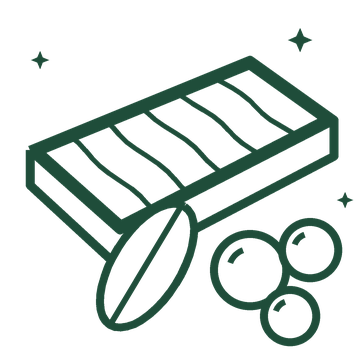
#> input picture assets/ui/start_predio.png, 360 x 360 px
$ python make_start_assets.py
#> lines starting #> are read from the running program, lines starting #| are printed output that depends on the picture
"""
Genera las imágenes de la pantalla de inicio (fondo con color, burbujas de los íconos,
cerebro celeste y su brillo). Se ejecuta en el computador, no en el teléfono:

    python tools/make_start_assets.py
"""
import math
import os
import random

import numpy as np
from PIL import Image, ImageDraw, ImageFilter

UI = os.path.join(os.path.dirname(os.path.dirname(os.path.abspath(__file__))), "assets", "ui")


# [4 lines left out: function tint, not called in this run]


def background(w=824, h=1720):
#> called with w = 824, h = 1720
    y = np.linspace(0, 1, h)[:, None]
    top, mid, bot = np.array((212, 230, 216)), np.array((248, 245, 240)), np.array((240, 210, 216))
    c = np.where(y < .5, top + (mid - top) * (y / .5), mid + (bot - mid) * ((y - .5) / .5))
    bg = Image.fromarray(np.repeat(c[:, None, :], w, axis=1).astype("uint8")).convert("RGBA")
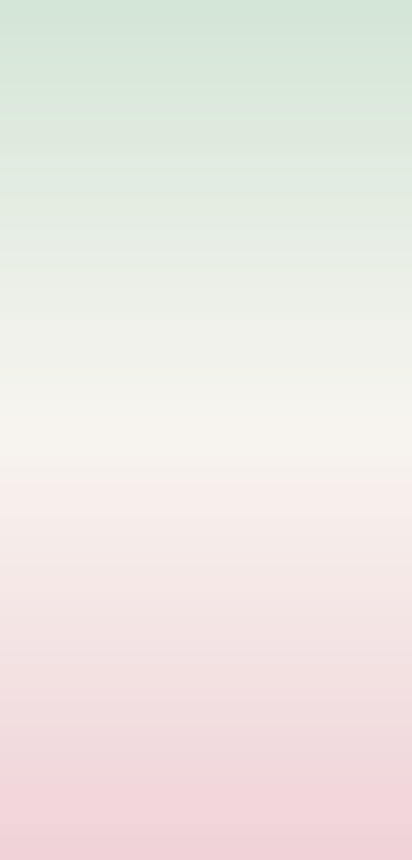
#> bg: PIL image 824x1720 RGBA (shown at 1/2 size); mean R, G, B, A 236.5, 232, 227.5, 255
    pred = Image.open(os.path.join(UI, "start_predio.png")).convert("RGBA").resize((440, 440))
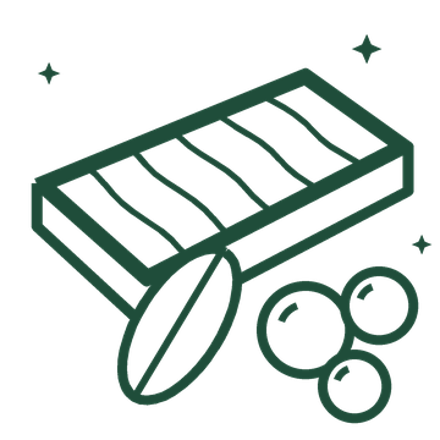
#> pred: PIL image 440x440 RGBA; mean R, G, B, A 6.5, 17.5, 13.5, 42.7; transparent parts drawn white
#> (the run stopped early here; a loop or call above may not have finished)

$ run again, with assets/ui/nav_reports_active.png copied over assets/ui/start_predio.png
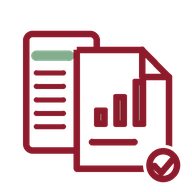
#> input picture assets/ui/nav_reports_active.png, 192 x 192 px
#> in background, `pred = Image.open(os.path.join(UI, "start_predio.png")).convert("RGBA"..`:
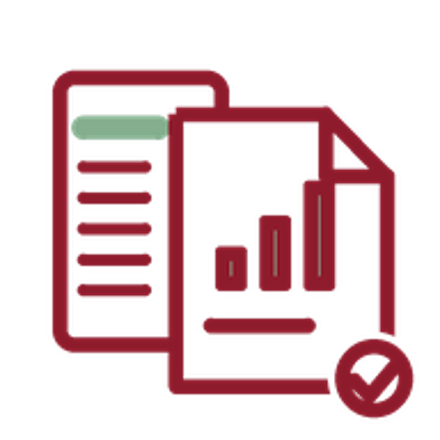
#> pred: PIL image 440x440 RGBA; mean R, G, B, A 47.7, 10.1, 15.8, 53.7; transparent parts drawn white
